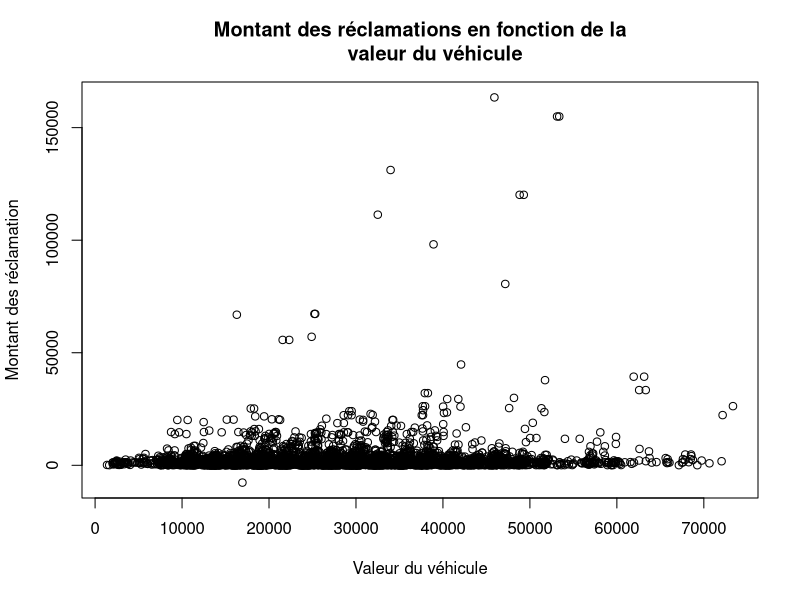
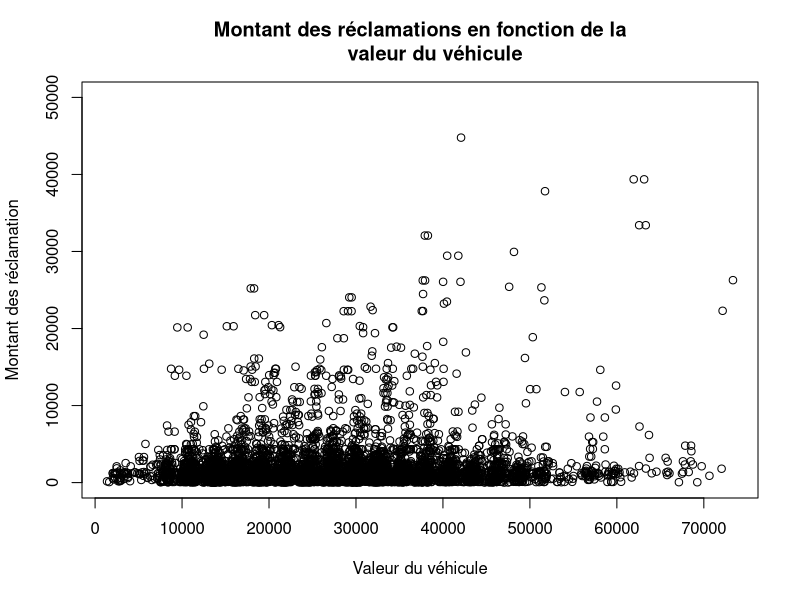

R code for these plots, in order: (Note: this script raises an error after producing the figures.)
### ACT-2003 Modèles linéaires en actuariat
## Travail pratique 1
##
## Étape 1 : Importation des donnnées

donnees <- read.csv('MontantReclFr.csv')
attach(donnees)

## Étape 2 : Analyse univariée des données

## Variables analysées par Émilie :
## 1- garage : Type de garage habituel du réclamant
## 2- source_energ : Source d'énergie qui permet de faire
##                   fonctionner le véhicule accidenté
## 3- valeur_veh : Valeur du véhicule accidenté en dollars. On
##                 ne spécifie pas qu'il s'agit de la valeur 
##                 à l'achat ou actuelle.

## Terminons avec la troisième variable, valeur_veh.

## First tought : À la première lecture de cette variable, je crois
##                que cette varable impacte les montants réclamés puisque
##                la sévérité va être touché.
##
## On s'intéresse donc ici le montant des réclamations en fonction de la valeur
## du véhicule de l'assuré.

## Variable exogène : Valeur du véhicule
## Variable endogène : Montant des réclamations

## Nuage de points
plot(mont_recl ~ valeur_veh, main = "Montant des réclamations en fonction de la
     valeur du véhicule", xlab = "Valeur du véhicule", ylab = "Montant des réclamation")

## Je vais mettre des limites pour essayer de mieux voir ce qui se passe
plot(mont_recl ~ valeur_veh, main = "Montant des réclamations en fonction de la
     valeur du véhicule", xlab = "Valeur du véhicule", ylab = "Montant des réclamation", ylim = c(0,50000))
abline(modele,col = 'blue')
plot(mont_recl ~ valeur_veh, main = "Montant des réclamations en fonction de la
     valeur du véhicule", xlab = "Valeur du véhicule", ylab = "Montant des réclamation", ylim = c(0,40000))
abline(modele,col = 'blue')
plot(mont_recl ~ valeur_veh, main = "Montant des réclamations en fonction de la
     valeur du véhicule", xlab = "Valeur du véhicule", ylab = "Montant des réclamation", ylim = c(0,30000))
abline(modele,col = 'blue')
plot(mont_recl ~ valeur_veh, main = "Montant des réclamations en fonction de la
     valeur du véhicule", xlab = "Valeur du véhicule", ylab = "Montant des réclamation", ylim = c(0,10000))
abline(modele,col = 'blue')
plot(mont_recl ~ valeur_veh, main = "Montant des réclamations en fonction de la
     valeur du véhicule", xlab = "Valeur du véhicule", ylab = "Montant des réclamation", ylim = c(0,5000))
abline(modele,col = 'blue')

## Commentaires sur le nuage de point :
## - On dirait que je ne vois pas de vois pas de tendance linéaire, ce qui me
##   surprend un peu. Je vais quand même continuer avec le reste de l'analyse.
## - On dirait que je vois également des lignes droites à certain montants
##   de réclamations.

modele <- lm (mont_recl ~ valeur_veh, data = donnees)
summary(modele)

## Le modèle serait donc y = 940.66636 - 0.04612x

anova(modele)

## Pour tester si le modèle de régression est significatif, nous utilisons la
## statistique F. Ici, elle est de 53.6 avec 1 et 10 degré de liberté, alors
## la p-value est de P[F > 53.6] = 2.745 x 10^-13.
## Comme la p-value est vraiment plus petite qu 1%, il n'y a pas assez de
## preuve pour rejeter l'hypothèse nulle. Le modèle linéaire simple est donc
## significatif.
##
## Pour R^2, on a 0.8042%. C'est un très bas niveau de corrélation. Ça signifie
## que seulement 0.8042% de la variance des montants de réclamation est expliquée
## par la valeur du véhicule. Comme je semblais le voir au départ, le modèle linéaire
## ne semble pas fonctionné dans ce cas.

boxcox(mont_recl ~ valeur_veh)